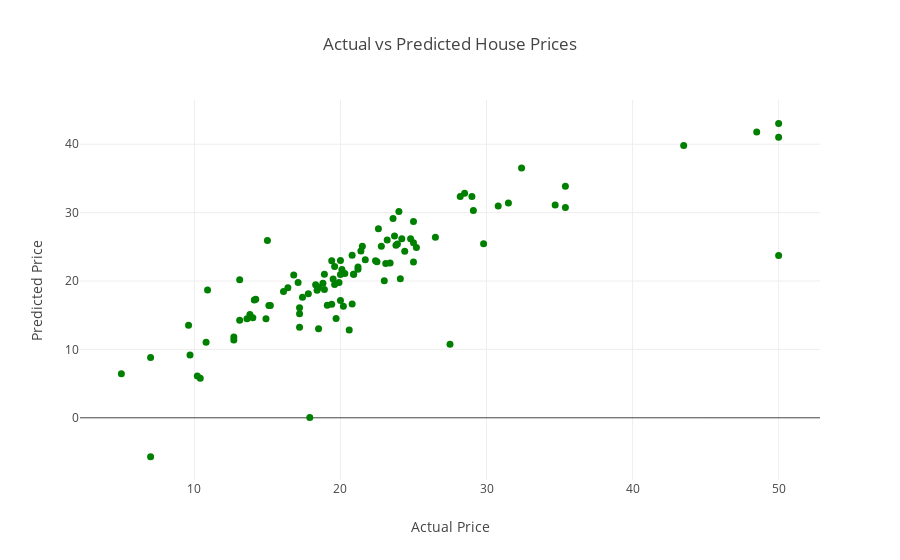

Notebook cell for this chart:
### Code cell
# Visualisasi Actual vs Predicted
fig = px.scatter(x=y_test, y=y_pred, labels={'x': 'Actual Price', 'y': 'Predicted Price'},
                 title="Actual vs Predicted House Prices")
fig.update_traces(marker=dict(size=7, color='green'))
fig.show()

### Figure 1 — Plotly figure (JSON) as saved in the notebook; plotly's stock layout.template omitted (floating-point values rounded to 4 significant figures)
{"data": [{"hovertemplate": "Actual Price=%{x}<br>Predicted Price=%{y}<extra></extra>", "legendgroup": "", "marker": {"color": "green", "size": 7, "symbol": "circle"}, "mode": "markers", "name": "", "orientation": "v", "showlegend": false, "type": "scatter", "x": [23.6, 32.4, 13.6, 22.8, 16.1, 20, 17.8, 14, 19.6, 16.8, 21.5, 18.9, 7, 21.2, 18.5, 29.8, 18.8, 10.2, 50, 14.1, 25.2, 29.1, 12.7, 22.4, 14.2, 13.8, 20.3, 14.9, 21.7, 18.3, 23.1, 23.8, 15, 20.8, 19.1, 19.4, 34.7, 19.5, 24.4, 23.4, 19.7, 28.2, 50, 17.4, 22.6, 15.1, 13.1, 24.2, 19.9, 24, 18.9, 35.4, 15.2, 26.5, 43.5, 21.2, 18.4, 28.5, 23.9, 18.5, 25, 35.4, 31.5, 20.2, 24.1, 20, 13.1, 24.8, 30.8, 12.7, 20, 23.7, 10.8, 20.6, 20.8, 5, 20.1, 48.5, 10.9, 7, 20.9, 17.2, 20.9, 9.7, 19.4, 29, 16.4, 25, 25, 17.1, 23.2, 10.4, 19.6, 17.2, 27.5, 23, 50, 17.9, 9.6, 17.2, 22.5, 21.4], "xaxis": "x", "y": [29.14, 36.54, 14.49, 25.08, 18.46, 23.01, 18.14, 14.63, 22.12, 20.87, 25.08, 18.75, -5.675, 21.73, 19.05, 25.43, 19.66, 6.124, 41.0, 17.24, 24.89, 30.3, 11.8, 22.97, 17.35, 15.11, 21.09, 14.49, 23.09, 19.44, 22.54, 25.24, 25.93, 16.63, 16.45, 16.61, 31.11, 20.28, 24.36, 22.63, 14.53, 32.37, 43.04, 17.64, 27.63, 16.43, 14.25, 26.16, 19.77, 30.15, 20.97, 33.83, 16.42, 26.4, 39.8, 22.06, 18.63, 32.83, 25.41, 13.01, 22.79, 30.76, 31.42, 16.31, 20.34, 17.15, 20.18, 26.19, 30.95, 11.38, 20.95, 26.58, 11.03, 12.84, 23.76, 6.451, 21.69, 41.78, 18.7, 8.809, 20.98, 13.22, 20.97, 9.197, 22.97, 32.37, 19.01, 25.6, 28.69, 19.76, 25.99, 5.782, 19.49, 15.23, 10.74, 20.05, 23.74, 0.02873, 13.54, 16.1, 22.8, 24.38], "yaxis": "y"}], "layout": {"legend": {"tracegroupgap": 0}, "title": {"text": "Actual vs Predicted House Prices"}, "xaxis": {"anchor": "y", "domain": [0, 1], "title": {"text": "Actual Price"}}, "yaxis": {"anchor": "x", "domain": [0, 1], "title": {"text": "Predicted Price"}}}}
